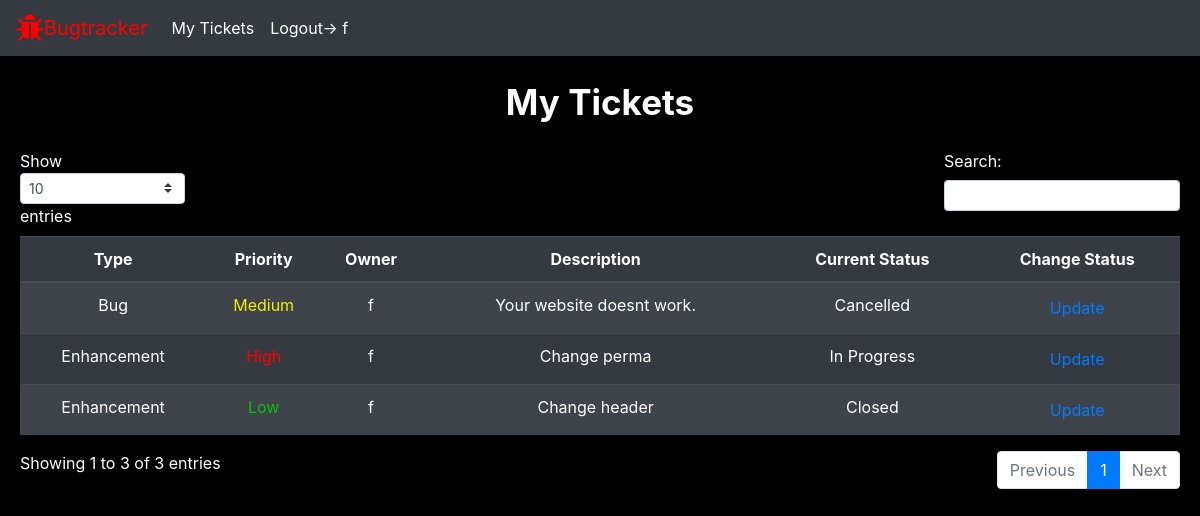
/myTickets/ (signed in), run on an earlier commit of the app's database.
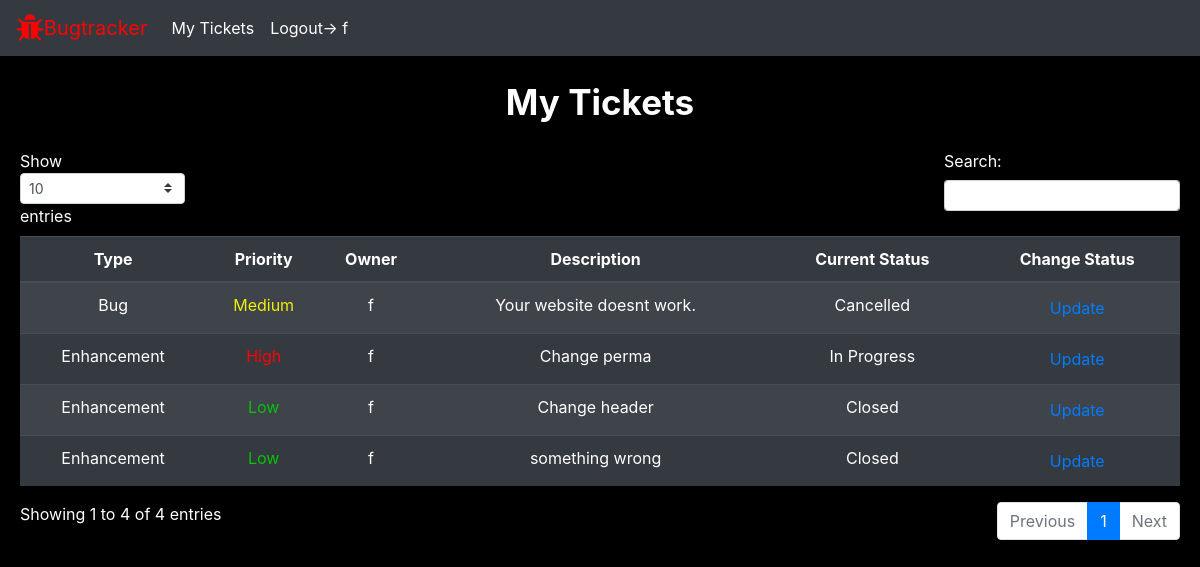
And on a later commit of the database.
### bugs/models.py (models this page shows)
class Bug(models.Model):
     bug_id=models.AutoField(primary_key=True)
     bug_type=models.ForeignKey(BugType, on_delete=models.CASCADE )
     bug_priority=models.ForeignKey(BugPriority,on_delete=models.CASCADE)
     bug_desc=models.CharField(max_length=280)
     bug_owner=models.ForeignKey(UserProfile, on_delete=models.CASCADE , default='2')
     bug_status=models.ForeignKey(BugStatus, on_delete=models.CASCADE, default='1')

class BugType(models.Model):
    bug_type_id=models.CharField(max_length=5,primary_key=True)
    bug_type=models.CharField(max_length=100)

class BugPriority(models.Model):
    bug_priority_id=models.CharField(max_length=5,primary_key=True)
    bug_priority=models.CharField(max_length=10)

class BugStatus(models.Model):
    bug_status_id=models.CharField(max_length=5,primary_key=True)
    bug_status=models.CharField(max_length=20)

### core/models.py (models this page shows, shortened)
class UserProfile(AbstractBaseUser):
    email 					= models.EmailField(verbose_name="email", max_length=60, unique=True)
    username 				= models.CharField (max_length=30, unique=True, default='')
    date_joined				= models.DateTimeField(verbose_name='date joined', auto_now_add=True )
    last_login				= models.DateTimeField(verbose_name='last login', auto_now=True)
    is_admin				= models.BooleanField(default=False)
    is_active				= models.BooleanField(default=True)
    is_staff				= models.BooleanField(default=False)
    is_superuser			= models.BooleanField(default=False)
    role                    =models.ForeignKey(Role, on_delete=models.CASCADE , default='1')
    USERNAME_FIELD = 'username'
    REQUIRED_FIELDS=['email']
    objects = MyAccountManager()

### bugs/views.py (the view)
# urls.py: path('myTickets/',bug_views.staff_tickets),
@login_required(login_url='/login/')
def staff_tickets(request):
    page_data=Bug.objects.filter(bug_owner=request.user)
    return render(request, 'staff/staff-tickets.html', {'page_data':page_data})

### templates/staff/staff-tickets.html (shortened to what this page needs)
<html>
  <head>
    {% include "util/bootstrap.html" %}
    {% load static %}
    <link rel="stylesheet" href="https://cdnjs.cloudflare.com/ajax/libs/font-awesome/4.7.0/css/font-awesome.min.css">
    <link rel="stylesheet" type="text/css" href="https://cdnjs.cloudflare.com/ajax/libs/twitter-bootstrap/4.5.2/css/bootstrap.css">
    <link rel="stylesheet" type="text/css" href="https://cdn.datatables.net/1.12.0/js/dataTables.bootstrap4.min.js">
    <link rel="stylesheet" href="{%static 'index.css' %}" />
  </head>
  <body>
    {% include "util/nav-staff.html" %}
    <div class="heading">My Tickets</div>
    <table id="data-table" class="table table-striped table-dark">
    <thead class="thead-dark">
    <tr>
        <th scope="col">Type</th>
        <th scope="col">Priority</th>
        <th scope="col">Owner</th>
        <th scope="col">Description</th>
        <th scope="col">Current Status</th>
        <th scope="col">Change Status</th>
    </tr>
    </thead>
    <tbody>
    {% for data in page_data %}
    <tr>
        <td>{{ data.bug_type.bug_type}}</td>
        {% if data.bug_priority.bug_priority == 'Low' %}
        <td style="color:rgb(8, 193, 8)">{{ data.bug_priority.bug_priority }}</td>
        {% elif data.bug_priority.bug_priority == 'Medium' %}
        <td style="color: rgb(238, 238, 6)">{{ data.bug_priority.bug_priority }}</td>
        {% else %}
        <td style="color:red">{{ data.bug_priority.bug_priority }}</td>
        {% endif %}
        <td>{{ data.bug_owner.username }}</td>
        <td>{{ data.bug_desc }}</td>
        <td>{{ data.bug_status.bug_status }}</td>
        <td class="text-center align-middle">
            <a style="padding:0px" class="btn btn-outlined btn-link" href="update/{{data.bug_id}}">
              Update
        </a>
        </td>
    </tr>
    {% endfor %}
    </tbody>
    </table>
  </body>
</html>

What changed in the data, as far as the page shows it:
added Bug: bug_type.bug_type "Enhancement", bug_priority.bug_priority "Low", bug_owner.username "f", bug_desc "something wrong", bug_status.bug_status "Closed"
Also different on the page:
text written by a page script: "Show entries Search: Showing 1 to 3 of 3 entries Previous 1 Next" → "Show entries Search: Showing 1 to 4 of 4 entries Previous 1 Next"
